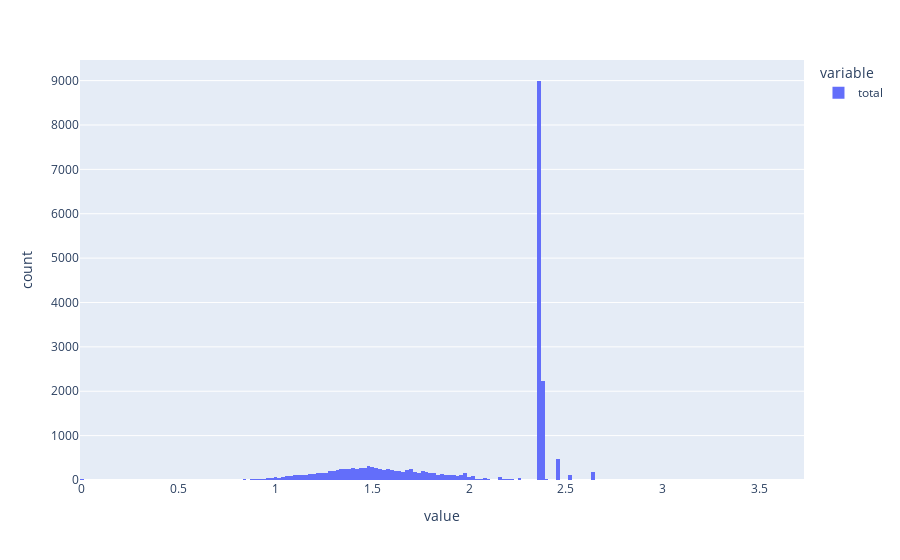

Write notebook code for a chart like this one.
### Code cell
# normalize stats and combine to get most efficient crabs
normalized_stats_l = pd.melt(normalized_stats_w, 'id',['hp','speed','damage','critical','armor'])
# px.bar(normalized_stats, 'id', 'value', color = 'variable')
normalized_stats_w['total'] = normalized_stats_w[['hp','speed','damage','critical','armor']].sum(axis=1)
px.histogram(normalized_stats_w.total)

### Figure 1 — Plotly figure (JSON) as saved in the notebook; plotly's stock layout.template omitted (floating-point values rounded to 4 significant figures; data arrays with more than 128 entries replaced by an {"elided": "..."} marker saying what was removed)
{"data": [{"alignmentgroup": "True", "bingroup": "x", "hovertemplate": "variable=total<br>value=%{x}<br>count=%{y}<extra></extra>", "legendgroup": "total", "marker": {"color": "#636efa", "pattern": {"shape": ""}}, "name": "total", "offsetgroup": "total", "orientation": "v", "showlegend": true, "type": "histogram", "x": {"elided": "21640 float values"}, "xaxis": "x", "yaxis": "y"}], "layout": {"barmode": "relative", "legend": {"title": {"text": "variable"}, "tracegroupgap": 0}, "margin": {"t": 60}, "xaxis": {"anchor": "y", "domain": [0, 1], "title": {"text": "value"}}, "yaxis": {"anchor": "x", "domain": [0, 1], "title": {"text": "count"}}}}
